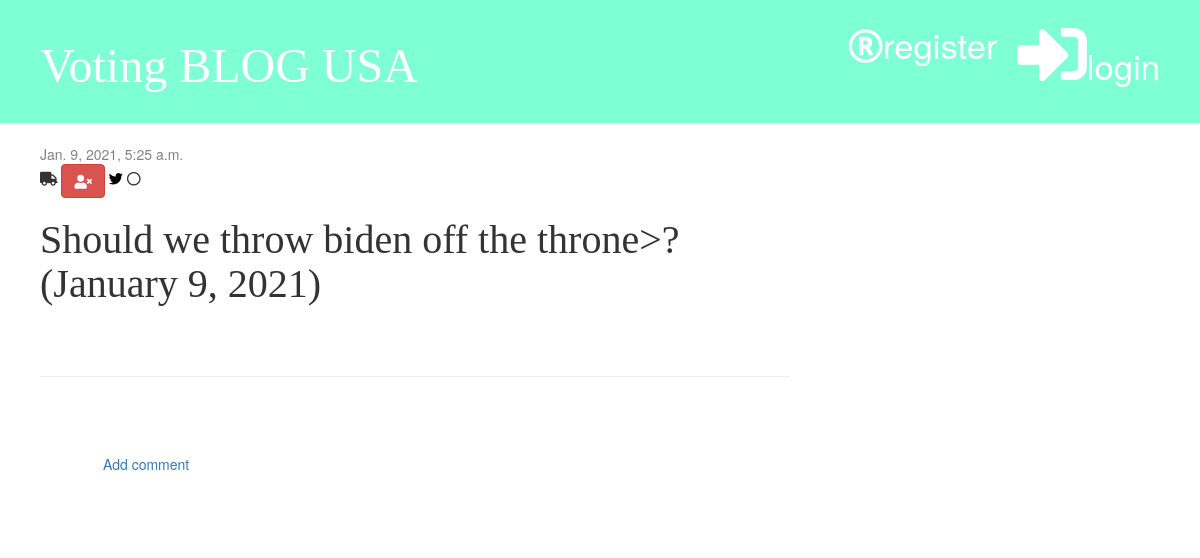
Screenshot of /post/3/ with the database file from the repository.
### blog/models.py (models this page shows, shortened)
class Post(models.Model):
    author = models.ForeignKey('auth.User', on_delete=models.CASCADE)
    title = models.CharField(max_length=288)
    text = models.TextField()
    created_date = models.DateTimeField(default=timezone.now)
    published_date = models.DateTimeField(blank=True, null=True)

### blog/views.py (the view)
# urls.py: path('post/<int:pk>/', views.post_detail, name='post_detail'),
def post_detail(request, pk):  # as soon as you click on page
    post = get_object_or_404(Post, pk=pk)
    stuff_for_frontend = {'post': post}
    return render(request, 'blog/post_detail.html', stuff_for_frontend)

### blog/templatetags/markdownify.py (called while the page is built)
@register.filter
def markdown(value):
    renderer = HighlightRenderer()
    markdown = mistune.Markdown(renderer=renderer)
    return markdown(value)

### blog/templates/blog/post_detail.html (shortened to what this page needs)
{% extends 'blog/Base.html' %}
{% load markdownify %}
{% block content %}
        <div class="post">
            {% if post.published_date %}
                <div class="date">
                    {{post.published_date}}
                </div>
             {% else %}
                <a href="{% url 'post_publish' pk=post.pk %}" class="btn btn-primary">Publish</a>
             {% endif %}
                <i class="fa fa-truck" aria-hidden="true"></i>
            <a href="{%url 'post_delete' pk=post.pk %}" class="btn btn-danger"
            onclick=" return confirm('Are you sure you want to delete this post?')"><i class="fa fa-user-times"></i></a>
            <i class="fa fa-twitter" style="color:#000000"></i>
            <i class="fa fa-circle-o"></i>
            <h1>{{ post.title }}</h1>
        </div>
        <hr>
        <a href="{%url 'add_comment_to_post' pk=post.pk %}" class="btn btn-secondary">Add comment</a>
{% endblock %}

### blog/static/css/blog.css (style rules this page uses)
h1,h2,h3,h4 { font-family: 'Tangerine', 'Inconsolate', 'Droid Sans', serif; font-size: 40px; }
.date { color: #828282; }
.post { margin-bottom:70px; }
.btn-secondary { margin: 50px; }

### rows the page displays
Post: published_date "Jan. 9, 2021, 5:25 a.m.", title "Should we throw biden off the throne>? (January 9, 2021)"
